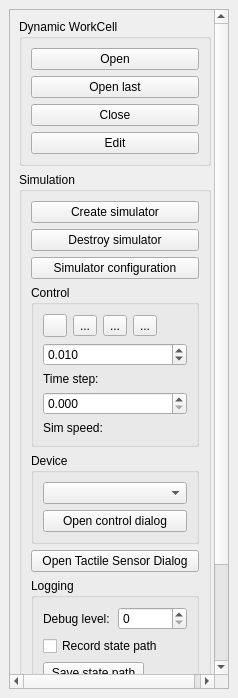
<ui version="4.0" >
 <class>RWSimPlugin</class>
 <widget class="QDockWidget" name="RWSimPlugin" >
  <property name="geometry" >
   <rect>
    <x>0</x>
    <y>0</y>
    <width>238</width>
    <height>698</height>
   </rect>
  </property>
  <property name="autoFillBackground" >
   <bool>false</bool>
  </property>
  <property name="windowTitle" >
   <string>RWSim</string>
  </property>
  <widget class="QWidget" name="dockWidgetContents" >
   <layout class="QHBoxLayout" name="horizontalLayout_4" >
    <item>
     <widget class="QScrollArea" name="scrollArea" >
      <property name="frameShape" >
       <enum>QFrame::StyledPanel</enum>
      </property>
      <property name="frameShadow" >
       <enum>QFrame::Sunken</enum>
      </property>
      <property name="lineWidth" >
       <number>1</number>
      </property>
      <property name="widgetResizable" >
       <bool>true</bool>
      </property>
      <widget class="QWidget" name="scrollAreaWidgetContents" >
       <property name="geometry" >
        <rect>
         <x>0</x>
         <y>-84</y>
         <width>200</width>
         <height>770</height>
        </rect>
       </property>
       <layout class="QVBoxLayout" name="verticalLayout_6" >
        <item>
         <widget class="QGroupBox" name="groupBox" >
          <property name="maximumSize" >
           <size>
            <width>16777215</width>
            <height>150</height>
           </size>
          </property>
          <property name="title" >
           <string>Dynamic WorkCell</string>
          </property>
          <property name="flat" >
           <bool>false</bool>
          </property>
          <property name="checkable" >
           <bool>false</bool>
          </property>
          <property name="checked" >
           <bool>false</bool>
          </property>
          <layout class="QVBoxLayout" name="verticalLayout_2" >
           <property name="leftMargin" >
            <number>9</number>
           </property>
           <item>
            <widget class="QPushButton" name="_openDwcBtn" >
             <property name="text" >
              <string>Open</string>
             </property>
            </widget>
           </item>
           <item>
            <widget class="QPushButton" name="_openLastDwcBtn" >
             <property name="text" >
              <string>Open last</string>
             </property>
            </widget>
           </item>
           <item>
            <widget class="QPushButton" name="_closeDwcBtn" >
             <property name="text" >
              <string>Close</string>
             </property>
            </widget>
           </item>
           <item>
            <widget class="QPushButton" name="_editDwcBtn" >
             <property name="text" >
              <string>Edit</string>
             </property>
            </widget>
           </item>
          </layout>
         </widget>
        </item>
        <item>
         <widget class="QGroupBox" name="groupBox_2" >
          <property name="sizePolicy" >
           <sizepolicy vsizetype="Preferred" hsizetype="Expanding" >
            <horstretch>0</horstretch>
            <verstretch>0</verstretch>
           </sizepolicy>
          </property>
          <property name="title" >
           <string>Simulation</string>
          </property>
          <property name="flat" >
           <bool>false</bool>
          </property>
          <property name="checkable" >
           <bool>false</bool>
          </property>
          <layout class="QVBoxLayout" name="verticalLayout_3" >
           <item>
            <widget class="QPushButton" name="_createSimulatorBtn" >
             <property name="text" >
              <string>Create simulator</string>
             </property>
            </widget>
           </item>
           <item>
            <widget class="QPushButton" name="_destroySimulatorBtn" >
             <property name="text" >
              <string>Destroy simulator</string>
             </property>
            </widget>
           </item>
           <item>
            <widget class="QPushButton" name="_simConfigBtn" >
             <property name="text" >
              <string>Simulator configuration</string>
             </property>
            </widget>
           </item>
           <item>
            <widget class="QGroupBox" name="groupBox_3" >
             <property name="title" >
              <string>Control</string>
             </property>
             <layout class="QVBoxLayout" name="verticalLayout_7" >
              <item>
               <layout class="QHBoxLayout" name="horizontalLayout_5" >
                <item>
                 <widget class="QToolButton" name="_startBtn" >
                  <property name="toolTip" >
                   <string>Start/resume simulation</string>
                  </property>
                  <property name="text" >
                   <string/>
                  </property>
                  <property name="icon" >
                   <iconset>
                    <selectedoff>:/forward.png</selectedoff>
                   </iconset>
                  </property>
                 </widget>
                </item>
                <item>
                 <widget class="QToolButton" name="_stepBtn" >
                  <property name="toolTip" >
                   <string>Step simulation one dt</string>
                  </property>
                  <property name="text" >
                   <string>...</string>
                  </property>
                  <property name="icon" >
                   <iconset>
                    <selectedoff>:/end.png</selectedoff>
                   </iconset>
                  </property>
                 </widget>
                </item>
                <item>
                 <widget class="QToolButton" name="_stopBtn" >
                  <property name="text" >
                   <string>...</string>
                  </property>
                  <property name="icon" >
                   <iconset>
                    <selectedoff>:/pause.png</selectedoff>
                   </iconset>
                  </property>
                 </widget>
                </item>
                <item>
                 <widget class="QToolButton" name="_resetBtn" >
                  <property name="toolTip" >
                   <string>Reset the state of the simulator to 
that of RobWorkStudio</string>
                  </property>
                  <property name="text" >
                   <string>...</string>
                  </property>
                  <property name="icon" >
                   <iconset>
                    <selectedoff>:/reload.png</selectedoff>
                   </iconset>
                  </property>
                 </widget>
                </item>
                <item>
                 <spacer name="horizontalSpacer" >
                  <property name="orientation" >
                   <enum>Qt::Horizontal</enum>
                  </property>
                  <property name="sizeHint" stdset="0" >
                   <size>
                    <width>40</width>
                    <height>20</height>
                   </size>
                  </property>
                 </spacer>
                </item>
               </layout>
              </item>
              <item>
               <widget class="QDoubleSpinBox" name="_timeStepSpin" >
                <property name="decimals" >
                 <number>3</number>
                </property>
                <property name="maximum" >
                 <double>10.000000000000000</double>
                </property>
                <property name="singleStep" >
                 <double>0.010000000000000</double>
                </property>
                <property name="value" >
                 <double>0.010000000000000</double>
                </property>
               </widget>
              </item>
              <item>
               <widget class="QLabel" name="label" >
                <property name="text" >
                 <string>Time step:</string>
                </property>
               </widget>
              </item>
              <item>
               <widget class="QDoubleSpinBox" name="_timeScaleSpin" >
                <property name="toolTip" >
                 <string>"simulation time/Real time" parameter. Increasing this parameter will make the simulator slower than real time. Decreasing it will make it faster. A value of 1 will make the simulation speed as fast as real time. If 0 the simulation will run as fast as posible. 
NOTE: A wanted simulation speed cannot be guarenteed.</string>
                </property>
                <property name="decimals" >
                 <number>3</number>
                </property>
                <property name="singleStep" >
                 <double>0.010000000000000</double>
                </property>
               </widget>
              </item>
              <item>
               <widget class="QLabel" name="label_3" >
                <property name="text" >
                 <string>Sim speed:</string>
                </property>
               </widget>
              </item>
             </layout>
            </widget>
           </item>
           <item>
            <widget class="QGroupBox" name="groupBox_5" >
             <property name="title" >
              <string>Device</string>
             </property>
             <layout class="QVBoxLayout" name="verticalLayout" >
              <item>
               <widget class="QComboBox" name="_deviceControlBox" />
              </item>
              <item>
               <widget class="QPushButton" name="_openDeviceCtrlBtn" >
                <property name="text" >
                 <string>Open control dialog</string>
                </property>
               </widget>
              </item>
             </layout>
            </widget>
           </item>
           <item>
            <widget class="QPushButton" name="_tactileSensorBtn" >
             <property name="text" >
              <string>Open Tactile Sensor Dialog</string>
             </property>
            </widget>
           </item>
           <item>
            <widget class="QGroupBox" name="groupBox_4" >
             <property name="title" >
              <string>Logging</string>
             </property>
             <layout class="QVBoxLayout" name="verticalLayout_5" >
              <item>
               <layout class="QVBoxLayout" name="verticalLayout_4" >
                <property name="spacing" >
                 <number>6</number>
                </property>
                <item>
                 <layout class="QHBoxLayout" name="horizontalLayout" >
                  <item>
                   <widget class="QLabel" name="label_2" >
                    <property name="text" >
                     <string>Debug level:</string>
                    </property>
                   </widget>
                  </item>
                  <item>
                   <widget class="QSpinBox" name="_debugLevelSpin" />
                  </item>
                 </layout>
                </item>
                <item>
                 <widget class="QCheckBox" name="_recordStatePathBox" >
                  <property name="text" >
                   <string>Record state path</string>
                  </property>
                 </widget>
                </item>
                <item>
                 <widget class="QPushButton" name="_saveStatePathBtn" >
                  <property name="maximumSize" >
                   <size>
                    <width>101</width>
                    <height>24</height>
                   </size>
                  </property>
                  <property name="text" >
                   <string>Save state path</string>
                  </property>
                 </widget>
                </item>
                <item>
                 <widget class="QCheckBox" name="_forceSceneUpdate" >
                  <property name="text" >
                   <string>Force scene update</string>
                  </property>
                  <property name="checked" >
                   <bool>true</bool>
                  </property>
                  <property name="tristate" >
                   <bool>false</bool>
                  </property>
                 </widget>
                </item>
                <item>
                 <layout class="QHBoxLayout" name="horizontalLayout_2" >
                  <item>
                   <widget class="QDoubleSpinBox" name="_updateIntervalSpin" >
                    <property name="toolTip" >
                     <string>The update interval in seconds</string>
                    </property>
                    <property name="singleStep" >
                     <double>0.010000000000000</double>
                    </property>
                    <property name="value" >
                     <double>0.010000000000000</double>
                    </property>
                   </widget>
                  </item>
                  <item>
                   <widget class="QLabel" name="label_4" >
                    <property name="text" >
                     <string>Update interval</string>
                    </property>
                   </widget>
                  </item>
                 </layout>
                </item>
               </layout>
              </item>
              <item>
               <layout class="QHBoxLayout" name="horizontalLayout_3" >
                <item>
                 <widget class="QLabel" name="label_5" >
                  <property name="text" >
                   <string>Time:</string>
                  </property>
                 </widget>
                </item>
                <item>
                 <widget class="QLabel" name="_timeLbl" >
                  <property name="text" >
                   <string/>
                  </property>
                 </widget>
                </item>
               </layout>
              </item>
             </layout>
            </widget>
           </item>
          </layout>
         </widget>
        </item>
       </layout>
      </widget>
     </widget>
    </item>
   </layout>
  </widget>
 </widget>
 <tabstops>
  <tabstop>scrollArea</tabstop>
  <tabstop>_openDwcBtn</tabstop>
  <tabstop>_openLastDwcBtn</tabstop>
  <tabstop>_closeDwcBtn</tabstop>
  <tabstop>_editDwcBtn</tabstop>
  <tabstop>_createSimulatorBtn</tabstop>
  <tabstop>_destroySimulatorBtn</tabstop>
  <tabstop>_simConfigBtn</tabstop>
  <tabstop>_startBtn</tabstop>
  <tabstop>_stepBtn</tabstop>
  <tabstop>_stopBtn</tabstop>
  <tabstop>_resetBtn</tabstop>
  <tabstop>_timeStepSpin</tabstop>
  <tabstop>_timeScaleSpin</tabstop>
  <tabstop>_deviceControlBox</tabstop>
  <tabstop>_openDeviceCtrlBtn</tabstop>
  <tabstop>_debugLevelSpin</tabstop>
  <tabstop>_recordStatePathBox</tabstop>
  <tabstop>_saveStatePathBtn</tabstop>
  <tabstop>_forceSceneUpdate</tabstop>
  <tabstop>_updateIntervalSpin</tabstop>
 </tabstops>
 <resources>
  <include location="resources.qrc" />
 </resources>
 <connections/>
</ui>
